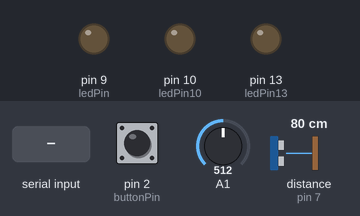
Simulated run of this sketch. Board: Arduino Uno, built with avr-gcc and run on an emulated ATmega328P. Parts: output pins drawn as LEDs (lit = HIGH). Wiring (inferred from the names in the program): ultrasonic range finder: trigger pin 6; echo pin 7. The test bench sets the inputs (shaded band); at power-on: distance to the obstacle (sensor on pin 7) 80 cm, pin 2 (buttonPin) LOW, A1 = 512. The echo pulse lasts 58.3 µs per cm; pins used as bus, display or sensor lines are not drawn; what the sketch prints to the serial monitor is not drawn.

Above: at 1.2 s.
1.3 s: distance to the obstacle (sensor on pin 7) set to 55 cm
2.8 s: distance to the obstacle (sensor on pin 7) set to 46 cm
At 3.3 s:
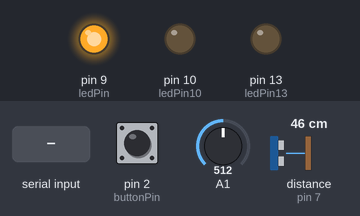
4.3 s: byte 30 received over Serial
At 5.6 s:
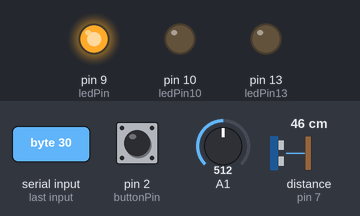
5.9 s: distance to the obstacle (sensor on pin 7) set to 60 cm
At 7.0 s:
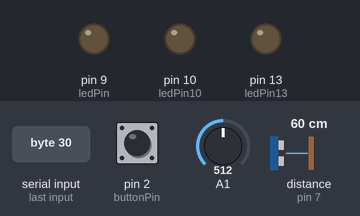
7.4 s: byte 90 received over Serial
At 7.45 s:
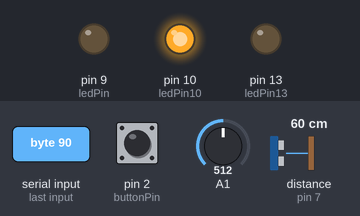
9.0 s: distance to the obstacle (sensor on pin 7) set to 2 cm
At 9.4 s:
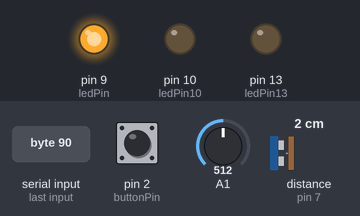
Timing chart, 0 to 11.5 s (numbered marks = the images above; inputs shaded):
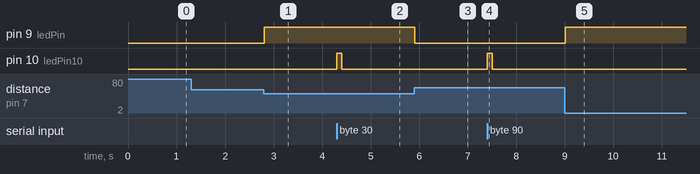

The sketch:

Arduino_to_max.ino
```cpp
const int buttonPin = 2;
const int ledPin13 = 13;
const int ledPin10 = 10;

int buttonState = 0;
int lastButtonState = 0;
int randVal = 0;
int upLed;

const int trigPin = 6;
const int echoPin = 7;
const int ledPin = 9;

long duration;
int distance;
int safetyDistance;

void setup() {
  // put your setup code here, to run once:
  pinMode(buttonPin, INPUT);
  pinMode(ledPin13, OUTPUT);
  pinMode(trigPin, OUTPUT);
  pinMode(echoPin, INPUT);
  pinMode(ledPin, OUTPUT);
  pinMode(ledPin10, OUTPUT);

  Serial.begin(9600);
}

void loop() {
  // put your main code here, to run repeatedly:
  int Rotary = analogRead(1);
  buttonState = digitalRead(buttonPin);
  if (buttonState != lastButtonState) {
    if (buttonState == HIGH) {
    } else {

      Serial.println(1);
    }
    delay(50);
  }
  Serial.println(Rotary);
  //  Serial.println(pot);
  lastButtonState = buttonState;
  digitalWrite(trigPin, LOW);
  delayMicroseconds(2);
  digitalWrite(trigPin, HIGH);
  delayMicroseconds(10);
  digitalWrite(trigPin, LOW);

  duration = pulseIn(echoPin, HIGH);
  distance = duration * 0.034 / 2;
  safetyDistance = distance;
  if (safetyDistance <= 50) {

    digitalWrite(ledPin, HIGH);
  }
  else {
    digitalWrite(ledPin, LOW);
  }
  // Serial.print("Distance: ");
  Serial.println(distance);
  if(Serial.available()){
    upLed = Serial.read();

    digitalWrite(ledPin10,HIGH);
    delay(100);
  }    else {
    digitalWrite(ledPin10,LOW);
  }
}
```

Measured:
- the behaviour switches between 52 and 51 cm on distance to the obstacle (sensor on pin 7) (found by bisection; images 0 and 1)
- after the input at 2.8 s, pin 9 (ledPin): LOW → HIGH at once
- after the input at 4.3 s, pin 10 (ledPin10): LOW → HIGH at once, → LOW 0.10 s later
- after the input at 5.9 s, pin 9 (ledPin): HIGH → LOW at once
- after the input at 7.4 s, pin 10 (ledPin10): LOW → HIGH at once, → LOW 0.10 s later
- after the input at 9.0 s, pin 9 (ledPin): LOW → HIGH at once
